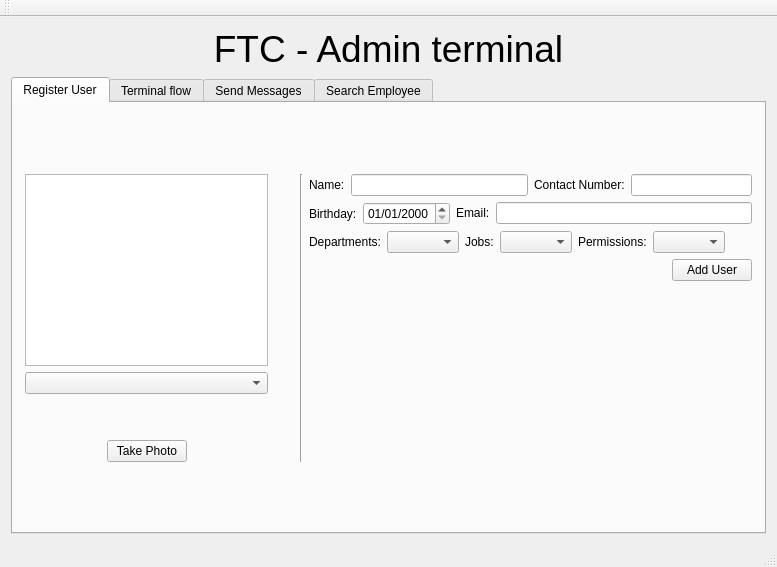
<?xml version="1.0" encoding="UTF-8"?>
<ui version="4.0">
 <class>MainWindow</class>
 <widget class="QMainWindow" name="MainWindow">
  <property name="geometry">
   <rect>
    <x>0</x>
    <y>0</y>
    <width>777</width>
    <height>567</height>
   </rect>
  </property>
  <property name="windowTitle">
   <string>MainWindow</string>
  </property>
  <widget class="QWidget" name="centralWidget">
   <layout class="QVBoxLayout" name="verticalLayout_9">
    <item>
     <widget class="QLabel" name="label_5">
      <property name="text">
       <string>&lt;html&gt;&lt;head/&gt;&lt;body&gt;&lt;p&gt;&lt;span style=&quot; font-size:28pt;&quot;&gt;FTC - Admin terminal&lt;/span&gt;&lt;/p&gt;&lt;/body&gt;&lt;/html&gt;</string>
      </property>
      <property name="scaledContents">
       <bool>false</bool>
      </property>
      <property name="alignment">
       <set>Qt::AlignCenter</set>
      </property>
     </widget>
    </item>
    <item>
     <widget class="QTabWidget" name="tabs">
      <property name="currentIndex">
       <number>0</number>
      </property>
      <widget class="QWidget" name="registTab">
       <attribute name="title">
        <string>Register User</string>
       </attribute>
       <layout class="QVBoxLayout" name="verticalLayout_15">
        <item>
         <layout class="QHBoxLayout" name="horizontalLayout_18">
          <item>
           <spacer name="horizontalSpacer_4">
            <property name="orientation">
             <enum>Qt::Horizontal</enum>
            </property>
            <property name="sizeHint" stdset="0">
             <size>
              <width>40</width>
              <height>20</height>
             </size>
            </property>
           </spacer>
          </item>
          <item>
           <layout class="QVBoxLayout" name="verticalLayout_14">
            <item>
             <spacer name="verticalSpacer">
              <property name="orientation">
               <enum>Qt::Vertical</enum>
              </property>
              <property name="sizeHint" stdset="0">
               <size>
                <width>20</width>
                <height>40</height>
               </size>
              </property>
             </spacer>
            </item>
            <item>
             <layout class="QHBoxLayout" name="horizontalLayout_17">
              <item>
               <layout class="QVBoxLayout" name="verticalLayout_13">
                <item>
                 <widget class="QGraphicsView" name="regist_cameraGraphicsView"/>
                </item>
                <item>
                 <widget class="QComboBox" name="regist_cameraComboBox"/>
                </item>
                <item>
                 <layout class="QVBoxLayout" name="verticalLayout_8">
                  <item>
                   <spacer name="verticalSpacer_2">
                    <property name="orientation">
                     <enum>Qt::Vertical</enum>
                    </property>
                    <property name="sizeHint" stdset="0">
                     <size>
                      <width>20</width>
                      <height>40</height>
                     </size>
                    </property>
                   </spacer>
                  </item>
                  <item>
                   <layout class="QHBoxLayout" name="horizontalLayout_10">
                    <item>
                     <spacer name="horizontalSpacer_9">
                      <property name="orientation">
                       <enum>Qt::Horizontal</enum>
                      </property>
                      <property name="sizeHint" stdset="0">
                       <size>
                        <width>40</width>
                        <height>20</height>
                       </size>
                      </property>
                     </spacer>
                    </item>
                    <item>
                     <widget class="QPushButton" name="regist_cameraPushButton">
                      <property name="text">
                       <string>Take Photo</string>
                      </property>
                     </widget>
                    </item>
                    <item>
                     <spacer name="horizontalSpacer_10">
                      <property name="orientation">
                       <enum>Qt::Horizontal</enum>
                      </property>
                      <property name="sizeHint" stdset="0">
                       <size>
                        <width>40</width>
                        <height>20</height>
                       </size>
                      </property>
                     </spacer>
                    </item>
                   </layout>
                  </item>
                 </layout>
                </item>
               </layout>
              </item>
              <item>
               <spacer name="horizontalSpacer_8">
                <property name="orientation">
                 <enum>Qt::Horizontal</enum>
                </property>
                <property name="sizeHint" stdset="0">
                 <size>
                  <width>40</width>
                  <height>20</height>
                 </size>
                </property>
               </spacer>
              </item>
              <item>
               <widget class="Line" name="line">
                <property name="orientation">
                 <enum>Qt::Vertical</enum>
                </property>
               </widget>
              </item>
              <item>
               <layout class="QVBoxLayout" name="verticalLayout_7">
                <item>
                 <layout class="QVBoxLayout" name="verticalLayout">
                  <item>
                   <layout class="QVBoxLayout" name="verticalLayout_6">
                    <item>
                     <layout class="QHBoxLayout" name="horizontalLayout_6">
                      <item>
                       <layout class="QVBoxLayout" name="verticalLayout_5">
                        <item>
                         <layout class="QHBoxLayout" name="horizontalLayout">
                          <item>
                           <widget class="QLabel" name="label">
                            <property name="text">
                             <string>Name:</string>
                            </property>
                           </widget>
                          </item>
                          <item>
                           <widget class="QLineEdit" name="regist_nameLineEdit"/>
                          </item>
                         </layout>
                        </item>
                       </layout>
                      </item>
                      <item>
                       <layout class="QVBoxLayout" name="verticalLayout_3">
                        <item>
                         <layout class="QHBoxLayout" name="horizontalLayout_2">
                          <item>
                           <widget class="QLabel" name="label_2">
                            <property name="text">
                             <string>Contact Number:</string>
                            </property>
                           </widget>
                          </item>
                          <item>
                           <widget class="QLineEdit" name="regist_contactLineEdit"/>
                          </item>
                         </layout>
                        </item>
                       </layout>
                      </item>
                     </layout>
                    </item>
                    <item>
                     <layout class="QHBoxLayout" name="horizontalLayout_4">
                      <item>
                       <layout class="QVBoxLayout" name="verticalLayout_2">
                        <item>
                         <layout class="QHBoxLayout" name="horizontalLayout_5">
                          <item>
                           <widget class="QLabel" name="label_4">
                            <property name="text">
                             <string>Birthday:</string>
                            </property>
                           </widget>
                          </item>
                          <item>
                           <widget class="QDateEdit" name="regist_birthDateEdit">
                            <property name="displayFormat">
                             <string>dd/MM/yyyy</string>
                            </property>
                           </widget>
                          </item>
                         </layout>
                        </item>
                       </layout>
                      </item>
                      <item>
                       <layout class="QVBoxLayout" name="verticalLayout_4">
                        <item>
                         <layout class="QHBoxLayout" name="horizontalLayout_3">
                          <item>
                           <widget class="QLabel" name="label_3">
                            <property name="maximumSize">
                             <size>
                              <width>16777215</width>
                              <height>200</height>
                             </size>
                            </property>
                            <property name="text">
                             <string>Email:</string>
                            </property>
                            <property name="scaledContents">
                             <bool>false</bool>
                            </property>
                           </widget>
                          </item>
                          <item>
                           <widget class="QLineEdit" name="regist_emailLineEdit"/>
                          </item>
                         </layout>
                        </item>
                       </layout>
                      </item>
                     </layout>
                    </item>
                   </layout>
                  </item>
                  <item>
                   <layout class="QHBoxLayout" name="horizontalLayout_8">
                    <item>
                     <layout class="QHBoxLayout" name="horizontalLayout_7">
                      <item>
                       <widget class="QLabel" name="label_9">
                        <property name="text">
                         <string>Departments:</string>
                        </property>
                       </widget>
                      </item>
                      <item>
                       <widget class="QComboBox" name="regist_departmentsComboBox"/>
                      </item>
                      <item>
                       <widget class="QLabel" name="label_10">
                        <property name="text">
                         <string>Jobs:</string>
                        </property>
                       </widget>
                      </item>
                      <item>
                       <widget class="QComboBox" name="regist_jobComboBox"/>
                      </item>
                      <item>
                       <widget class="QLabel" name="label_11">
                        <property name="text">
                         <string>Permissions:</string>
                        </property>
                       </widget>
                      </item>
                      <item>
                       <widget class="QComboBox" name="regist_permissionComboBox"/>
                      </item>
                     </layout>
                    </item>
                    <item>
                     <spacer name="horizontalSpacer_2">
                      <property name="orientation">
                       <enum>Qt::Horizontal</enum>
                      </property>
                      <property name="sizeHint" stdset="0">
                       <size>
                        <width>40</width>
                        <height>20</height>
                       </size>
                      </property>
                     </spacer>
                    </item>
                   </layout>
                  </item>
                 </layout>
                </item>
                <item>
                 <layout class="QHBoxLayout" name="horizontalLayout_9">
                  <item>
                   <spacer name="horizontalSpacer">
                    <property name="orientation">
                     <enum>Qt::Horizontal</enum>
                    </property>
                    <property name="sizeHint" stdset="0">
                     <size>
                      <width>40</width>
                      <height>20</height>
                     </size>
                    </property>
                   </spacer>
                  </item>
                  <item>
                   <widget class="QPushButton" name="regist_addUserPushButton">
                    <property name="text">
                     <string>Add User</string>
                    </property>
                   </widget>
                  </item>
                 </layout>
                </item>
                <item>
                 <spacer name="verticalSpacer_3">
                  <property name="orientation">
                   <enum>Qt::Vertical</enum>
                  </property>
                  <property name="sizeHint" stdset="0">
                   <size>
                    <width>20</width>
                    <height>40</height>
                   </size>
                  </property>
                 </spacer>
                </item>
               </layout>
              </item>
             </layout>
            </item>
            <item>
             <spacer name="verticalSpacer_5">
              <property name="orientation">
               <enum>Qt::Vertical</enum>
              </property>
              <property name="sizeHint" stdset="0">
               <size>
                <width>20</width>
                <height>40</height>
               </size>
              </property>
             </spacer>
            </item>
           </layout>
          </item>
          <item>
           <spacer name="horizontalSpacer_3">
            <property name="orientation">
             <enum>Qt::Horizontal</enum>
            </property>
            <property name="sizeHint" stdset="0">
             <size>
              <width>40</width>
              <height>20</height>
             </size>
            </property>
           </spacer>
          </item>
         </layout>
        </item>
       </layout>
       <zorder></zorder>
      </widget>
      <widget class="QWidget" name="flowTab">
       <attribute name="title">
        <string>Terminal flow</string>
       </attribute>
       <layout class="QVBoxLayout" name="verticalLayout_16">
        <item>
         <layout class="QHBoxLayout" name="horizontalLayout_19">
          <item>
           <widget class="QPushButton" name="flow_reloadPushButton">
            <property name="text">
             <string>Reload</string>
            </property>
           </widget>
          </item>
          <item>
           <widget class="QCheckBox" name="flow_autoUpdateCheckBox">
            <property name="text">
             <string>Auto Update</string>
            </property>
           </widget>
          </item>
          <item>
           <spacer name="horizontalSpacer_12">
            <property name="orientation">
             <enum>Qt::Horizontal</enum>
            </property>
            <property name="sizeHint" stdset="0">
             <size>
              <width>40</width>
              <height>20</height>
             </size>
            </property>
           </spacer>
          </item>
         </layout>
        </item>
        <item>
         <layout class="QHBoxLayout" name="horizontalLayout_31">
          <item>
           <widget class="QTableWidget" name="flow_tableWidget">
            <property name="rowCount">
             <number>0</number>
            </property>
           </widget>
          </item>
         </layout>
        </item>
       </layout>
      </widget>
      <widget class="QWidget" name="msgsTab">
       <attribute name="title">
        <string>Send Messages</string>
       </attribute>
       <layout class="QVBoxLayout" name="verticalLayout_21">
        <item>
         <layout class="QVBoxLayout" name="verticalLayout_19">
          <item>
           <layout class="QVBoxLayout" name="verticalLayout_17">
            <item>
             <layout class="QHBoxLayout" name="horizontalLayout_22">
              <item>
               <layout class="QHBoxLayout" name="horizontalLayout_20">
                <item>
                 <widget class="QLabel" name="label_12">
                  <property name="text">
                   <string>Id:</string>
                  </property>
                 </widget>
                </item>
                <item>
                 <widget class="QLineEdit" name="msgs_idLineEdit"/>
                </item>
               </layout>
              </item>
              <item>
               <spacer name="horizontalSpacer_5">
                <property name="orientation">
                 <enum>Qt::Horizontal</enum>
                </property>
                <property name="sizeHint" stdset="0">
                 <size>
                  <width>40</width>
                  <height>20</height>
                 </size>
                </property>
               </spacer>
              </item>
              <item>
               <widget class="QCheckBox" name="msgs_broadCastCheckBox">
                <property name="text">
                 <string>BroadCast</string>
                </property>
               </widget>
              </item>
             </layout>
            </item>
            <item>
             <layout class="QHBoxLayout" name="horizontalLayout_21"/>
            </item>
           </layout>
          </item>
          <item>
           <widget class="QTextEdit" name="msgs_messageTextEdit"/>
          </item>
         </layout>
        </item>
        <item>
         <layout class="QHBoxLayout" name="horizontalLayout_23">
          <item>
           <spacer name="horizontalSpacer_6">
            <property name="orientation">
             <enum>Qt::Horizontal</enum>
            </property>
            <property name="sizeHint" stdset="0">
             <size>
              <width>40</width>
              <height>20</height>
             </size>
            </property>
           </spacer>
          </item>
          <item>
           <widget class="QPushButton" name="msgs_sendPushButton">
            <property name="text">
             <string>Send</string>
            </property>
           </widget>
          </item>
         </layout>
        </item>
       </layout>
      </widget>
      <widget class="QWidget" name="searchTab">
       <attribute name="title">
        <string>Search Employee</string>
       </attribute>
       <layout class="QVBoxLayout" name="verticalLayout_20">
        <item>
         <layout class="QVBoxLayout" name="verticalLayout_11">
          <item>
           <layout class="QVBoxLayout" name="verticalLayout_10">
            <item>
             <layout class="QHBoxLayout" name="horizontalLayout_13">
              <item>
               <layout class="QHBoxLayout" name="horizontalLayout_11">
                <item>
                 <widget class="QLabel" name="label_6">
                  <property name="text">
                   <string>Name/Id</string>
                  </property>
                 </widget>
                </item>
                <item>
                 <widget class="QLineEdit" name="search_idLineEdit"/>
                </item>
               </layout>
              </item>
             </layout>
            </item>
            <item>
             <layout class="QHBoxLayout" name="horizontalLayout_16">
              <item>
               <layout class="QHBoxLayout" name="horizontalLayout_14">
                <item>
                 <widget class="QLabel" name="label_8">
                  <property name="text">
                   <string>Jobs:</string>
                  </property>
                 </widget>
                </item>
                <item>
                 <widget class="QComboBox" name="search_jobsComboBox"/>
                </item>
               </layout>
              </item>
              <item>
               <layout class="QHBoxLayout" name="horizontalLayout_15">
                <item>
                 <widget class="QLabel" name="label_14">
                  <property name="text">
                   <string>Departments:</string>
                  </property>
                 </widget>
                </item>
                <item>
                 <widget class="QComboBox" name="search_departmentsComboBox"/>
                </item>
               </layout>
              </item>
              <item>
               <layout class="QHBoxLayout" name="horizontalLayout_12">
                <item>
                 <widget class="QLabel" name="label_7">
                  <property name="text">
                   <string>Permission Level</string>
                  </property>
                 </widget>
                </item>
                <item>
                 <widget class="QComboBox" name="search_permissionsComboBox"/>
                </item>
               </layout>
              </item>
              <item>
               <spacer name="horizontalSpacer_11">
                <property name="orientation">
                 <enum>Qt::Horizontal</enum>
                </property>
                <property name="sizeHint" stdset="0">
                 <size>
                  <width>40</width>
                  <height>20</height>
                 </size>
                </property>
               </spacer>
              </item>
              <item>
               <widget class="QPushButton" name="search_searchPushButton">
                <property name="text">
                 <string>Search</string>
                </property>
               </widget>
              </item>
             </layout>
            </item>
           </layout>
          </item>
          <item>
           <layout class="QHBoxLayout" name="horizontalLayout_30">
            <item>
             <widget class="QTableView" name="search_resultTableView">
              <property name="minimumSize">
               <size>
                <width>500</width>
                <height>0</height>
               </size>
              </property>
              <attribute name="horizontalHeaderCascadingSectionResizes">
               <bool>true</bool>
              </attribute>
              <attribute name="horizontalHeaderStretchLastSection">
               <bool>false</bool>
              </attribute>
             </widget>
            </item>
            <item>
             <spacer name="horizontalSpacer_14">
              <property name="orientation">
               <enum>Qt::Horizontal</enum>
              </property>
              <property name="sizeHint" stdset="0">
               <size>
                <width>40</width>
                <height>20</height>
               </size>
              </property>
             </spacer>
            </item>
            <item>
             <layout class="QHBoxLayout" name="horizontalLayout_29">
              <item>
               <widget class="Line" name="line_2">
                <property name="orientation">
                 <enum>Qt::Vertical</enum>
                </property>
               </widget>
              </item>
              <item>
               <layout class="QVBoxLayout" name="verticalLayout_12">
                <item>
                 <widget class="QGraphicsView" name="graphicsView"/>
                </item>
                <item>
                 <spacer name="verticalSpacer_4">
                  <property name="orientation">
                   <enum>Qt::Vertical</enum>
                  </property>
                  <property name="sizeHint" stdset="0">
                   <size>
                    <width>20</width>
                    <height>40</height>
                   </size>
                  </property>
                 </spacer>
                </item>
                <item>
                 <layout class="QHBoxLayout" name="horizontalLayout_24">
                  <item>
                   <widget class="QLabel" name="label_13">
                    <property name="text">
                     <string>Name:</string>
                    </property>
                   </widget>
                  </item>
                  <item>
                   <widget class="QLineEdit" name="lineEdit">
                    <property name="enabled">
                     <bool>true</bool>
                    </property>
                    <property name="readOnly">
                     <bool>true</bool>
                    </property>
                   </widget>
                  </item>
                 </layout>
                </item>
                <item>
                 <layout class="QHBoxLayout" name="horizontalLayout_25">
                  <item>
                   <widget class="QLabel" name="label_15">
                    <property name="text">
                     <string>Id:</string>
                    </property>
                   </widget>
                  </item>
                  <item>
                   <widget class="QLineEdit" name="lineEdit_2">
                    <property name="enabled">
                     <bool>true</bool>
                    </property>
                    <property name="readOnly">
                     <bool>true</bool>
                    </property>
                   </widget>
                  </item>
                 </layout>
                </item>
                <item>
                 <layout class="QHBoxLayout" name="horizontalLayout_26">
                  <item>
                   <widget class="QLabel" name="label_16">
                    <property name="text">
                     <string>Clocked in:</string>
                    </property>
                   </widget>
                  </item>
                  <item>
                   <widget class="QCheckBox" name="checkBox">
                    <property name="text">
                     <string/>
                    </property>
                    <property name="checkable">
                     <bool>false</bool>
                    </property>
                   </widget>
                  </item>
                  <item>
                   <spacer name="horizontalSpacer_13">
                    <property name="orientation">
                     <enum>Qt::Horizontal</enum>
                    </property>
                    <property name="sizeHint" stdset="0">
                     <size>
                      <width>40</width>
                      <height>20</height>
                     </size>
                    </property>
                   </spacer>
                  </item>
                 </layout>
                </item>
                <item>
                 <layout class="QHBoxLayout" name="horizontalLayout_27">
                  <item>
                   <widget class="QLabel" name="label_17">
                    <property name="text">
                     <string>Department:</string>
                    </property>
                   </widget>
                  </item>
                  <item>
                   <widget class="QLineEdit" name="lineEdit_3">
                    <property name="readOnly">
                     <bool>true</bool>
                    </property>
                   </widget>
                  </item>
                 </layout>
                </item>
                <item>
                 <layout class="QHBoxLayout" name="horizontalLayout_28">
                  <item>
                   <widget class="QLabel" name="label_18">
                    <property name="text">
                     <string>Job:</string>
                    </property>
                   </widget>
                  </item>
                  <item>
                   <widget class="QLineEdit" name="lineEdit_4">
                    <property name="readOnly">
                     <bool>true</bool>
                    </property>
                   </widget>
                  </item>
                 </layout>
                </item>
               </layout>
              </item>
             </layout>
            </item>
           </layout>
          </item>
         </layout>
        </item>
       </layout>
      </widget>
     </widget>
    </item>
   </layout>
  </widget>
  <widget class="QMenuBar" name="menuBar">
   <property name="geometry">
    <rect>
     <x>0</x>
     <y>0</y>
     <width>777</width>
     <height>25</height>
    </rect>
   </property>
  </widget>
  <widget class="QToolBar" name="mainToolBar">
   <attribute name="toolBarArea">
    <enum>TopToolBarArea</enum>
   </attribute>
   <attribute name="toolBarBreak">
    <bool>false</bool>
   </attribute>
  </widget>
  <widget class="QStatusBar" name="statusBar"/>
 </widget>
 <layoutdefault spacing="6" margin="11"/>
 <resources/>
 <connections>
  <connection>
   <sender>msgs_broadCastCheckBox</sender>
   <signal>clicked()</signal>
   <receiver>msgs_idLineEdit</receiver>
   <slot>clear()</slot>
   <hints>
    <hint type="sourcelabel">
     <x>755</x>
     <y>159</y>
    </hint>
    <hint type="destinationlabel">
     <x>347</x>
     <y>152</y>
    </hint>
   </hints>
  </connection>
 </connections>
</ui>
